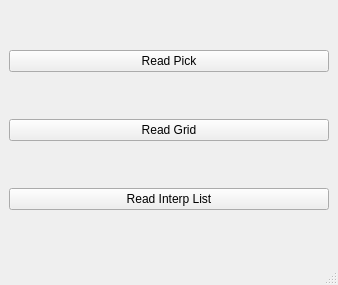
<?xml version="1.0" encoding="UTF-8"?>
<ui version="4.0">
 <class>MainWindow</class>
 <widget class="QMainWindow" name="MainWindow">
  <property name="geometry">
   <rect>
    <x>0</x>
    <y>0</y>
    <width>338</width>
    <height>285</height>
   </rect>
  </property>
  <property name="windowTitle">
   <string>MainWindow</string>
  </property>
  <widget class="QWidget" name="centralwidget">
   <layout class="QVBoxLayout" name="verticalLayout">
    <item>
     <widget class="QPushButton" name="pushButtonPick">
      <property name="text">
       <string>Read Pick</string>
      </property>
     </widget>
    </item>
    <item>
     <widget class="QPushButton" name="pushButtonReadGrid">
      <property name="text">
       <string>Read Grid</string>
      </property>
     </widget>
    </item>
    <item>
     <widget class="QPushButton" name="pushButtonReadInterpList">
      <property name="text">
       <string>Read Interp List</string>
      </property>
     </widget>
    </item>
   </layout>
  </widget>
  <widget class="QMenuBar" name="menubar">
   <property name="geometry">
    <rect>
     <x>0</x>
     <y>0</y>
     <width>338</width>
     <height>24</height>
    </rect>
   </property>
  </widget>
  <widget class="QStatusBar" name="statusbar"/>
 </widget>
 <resources/>
 <connections/>
</ui>
